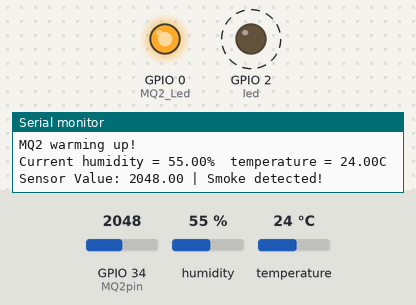
A sketch run on a simulated ESP32. On the bench: output pins drawn as LEDs (lit = HIGH), the last lines printed to the serial monitor. Dashed ring = blinking. The inputs (shaded band) are chosen by the test bench; at power-on: GPIO 34 (MQ2pin) = 2048, humidity 55 %, temperature 24 °C.

Above: at 2.7 s.
2.8 s: GPIO 34 (MQ2pin) set to 424
8.0 s: GPIO 34 (MQ2pin) set to 379
At 10.4 s:
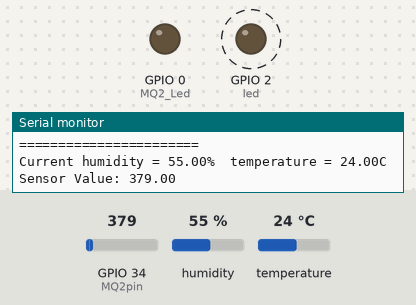
12.1 s: GPIO 34 (MQ2pin) set to 440
At 14.1 s:
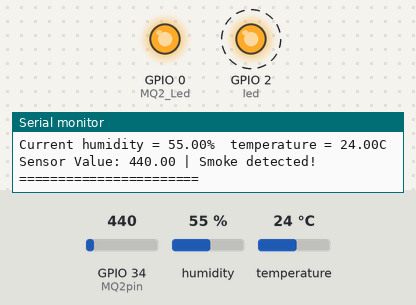
16.7 s: GPIO 34 (MQ2pin) set to 360
At 18.6 s:
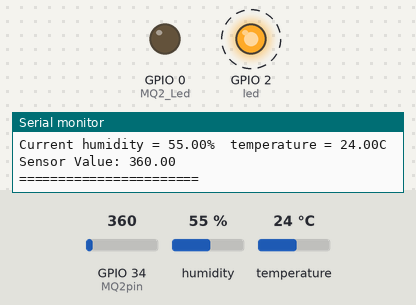
Timing chart, 0 to 22.3 s (numbered marks = the images above; inputs shaded):
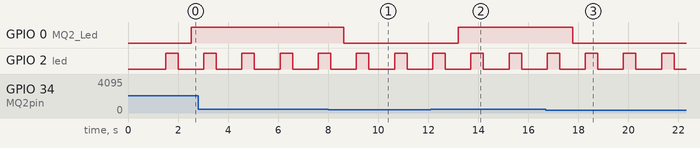

The sketch:

ESP32_DHT11_MQ2.ino
```cpp
// Code for ESP32 Based DHT11 and MQ-2 Sensor

// Including Libraries
#include <dht.h>
//#include <OneWire.h>
//#include <DallasTemperature.h>

// Defining the pins
#define led 2
#define dht_apin 16
#define MQ2pin 34
#define MQ2_Led 0

#define Threshold 400


// Calling the library
dht DHT;


float sensorValue;  //variable to store sensor value

void setup() {
  // put your setup code here, to run once:
  Serial.begin(115200);
  delay(500);//Delay to let system boot
  Serial.println("DHT11 Humidity & temperature Sensor\n\n");
  Serial.println("MQ2 warming up!");


  delay(1000);//Wait before accessing Sensor
  pinMode(led, OUTPUT);
  pinMode(MQ2_Led, OUTPUT);


}

void loop() {
  // put your main code here, to run repeatedly:

  // Just Blinking a Led
  digitalWrite(led, HIGH);
  delay(500);
  digitalWrite(led, LOW);
  delay(500);

  // DHT11 - Sensor

  DHT.read11(dht_apin);

  Serial.print("Current humidity = ");
  Serial.print(DHT.humidity);
  Serial.print("%  ");
  Serial.print("temperature = ");
  Serial.print(DHT.temperature);
  Serial.println("C  ");

//  delay(2000);//Wait 2 seconds before accessing sensor again.

  //Fastest should be once every two seconds

  // MQ-2 Smoke Sensor
  sensorValue = analogRead(MQ2pin); // read analog input pin 17

  Serial.print("Sensor Value: ");
  Serial.print(sensorValue);

  if(sensorValue > Threshold)
  {
    Serial.print(" | Smoke detected!");
    digitalWrite(MQ2_Led, HIGH);
  }
  else{
    digitalWrite(MQ2_Led, LOW);
    }

  Serial.println("");
  delay(500); // wait 2s for next reading
  Serial.println("=======================");

}
```

Measured:
- the behaviour switches between 401 and 400 on GPIO 34 (MQ2pin) (found by bisection; images 0 and 1)
- after the input at 8.0 s, GPIO 0 (MQ2_Led): HIGH → LOW after 0.63 s
- after the input at 12.1 s, GPIO 0 (MQ2_Led): LOW → HIGH after 1.1 s
- after the input at 16.7 s, GPIO 0 (MQ2_Led): HIGH → LOW after 1.1 s
- by itself, GPIO 2 (led): alternates HIGH for 0.50 s and LOW for 1.0 s
